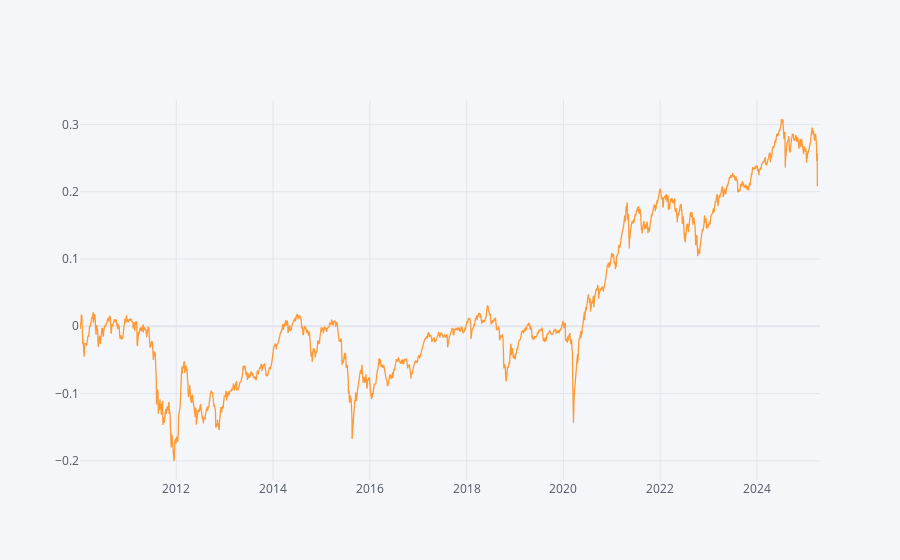

This figure's notebook cell:
### Code cell
cross_signal = (rs_short > rs_long).astype(int)
signal_change = cross_signal.diff().fillna(0)
position = (rs_short > rs_long).astype(int)
daily_return = close.shift(-2) / close.shift(-1) - 1 
strategy_return = position * daily_return
daily_strategy_return = strategy_return.mean(axis=1)
Tool.show_stats(daily_strategy_return)
daily_strategy_return.cumsum().iplot()

### Figure 1 — Plotly figure (JSON) as saved in the notebook; plotly's stock layout.template omitted (floating-point values rounded to 4 significant figures; data arrays with more than 128 entries replaced by an {"elided": "..."} marker saying what was removed)
{"data": [{"line": {"color": "rgba(255, 153, 51, 1.0)", "dash": "solid", "shape": "linear", "width": 1.3}, "mode": "lines", "name": "None", "text": "", "type": "scatter", "x": {"elided": "3749 str values"}, "y": {"elided": "3749 mixed values"}}], "layout": {"legend": {"bgcolor": "#F5F6F9", "font": {"color": "#4D5663"}}, "paper_bgcolor": "#F5F6F9", "plot_bgcolor": "#F5F6F9", "title": {"font": {"color": "#4D5663"}}, "xaxis": {"gridcolor": "#E1E5ED", "showgrid": true, "tickfont": {"color": "#4D5663"}, "title": {"font": {"color": "#4D5663"}, "text": ""}, "zerolinecolor": "#E1E5ED"}, "yaxis": {"gridcolor": "#E1E5ED", "showgrid": true, "tickfont": {"color": "#4D5663"}, "title": {"font": {"color": "#4D5663"}, "text": ""}, "zerolinecolor": "#E1E5ED"}}}
